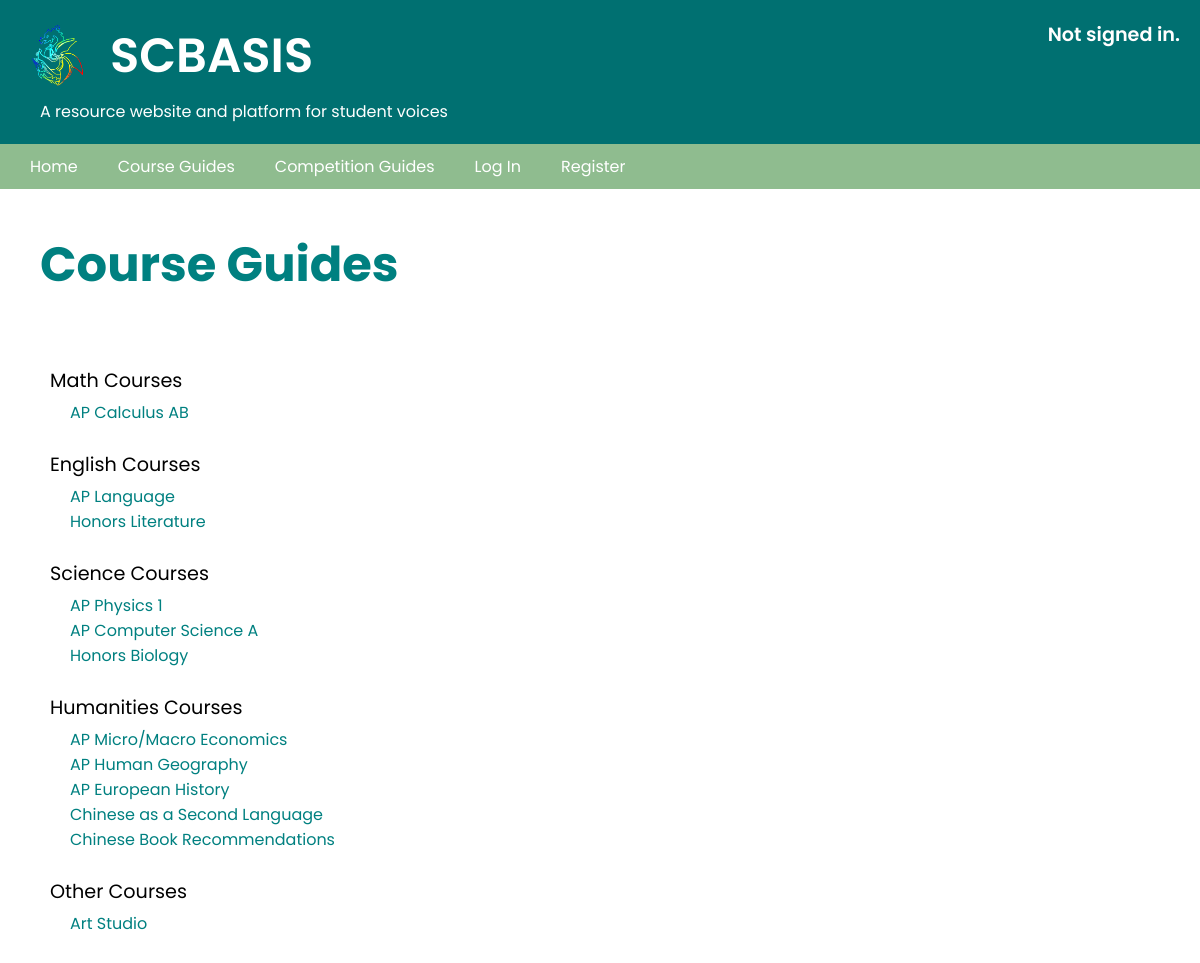
Screenshot of /course_guides with the database file from the repository.
### SCBASIS/models.py (models this page shows, shortened)
class Courses(models.Model):
    name_of_course = models.CharField(max_length=32)
    course_description = models.FileField(upload_to='course_guides')
    editor = models.ForeignKey(User, on_delete = models.CASCADE, related_name="courses", default = None)
    author = models.CharField(max_length=50, null=True, blank=True)
    date_created = models.DateTimeField(auto_now_add=True, auto_now = False, blank=True)
    course_category = models.CharField(max_length=50)
    url_of_image = models.CharField(max_length=800)
    viewable = models.BooleanField(default=True, blank=True, null=True)

### SCBASIS/views.py (the view)
# urls.py: path("course_guides", views.course_guides, name="course_guides"),
def course_guides(request):
    math_courses = Courses.objects.filter(course_category="Math").filter(viewable=True)
    english_courses = Courses.objects.filter(course_category="English").filter(
        viewable=True
    )
    science_courses = Courses.objects.filter(course_category="Science").filter(
        viewable=True
    )
    humanities_courses = Courses.objects.filter(course_category="Humanities").filter(
        viewable=True
    )
    other_courses = Courses.objects.filter(course_category="Others").filter(
        viewable=True
    )
    return render(
        request,
        "scbasis/course_guides.html",
        {
            "math_courses": math_courses,
            "english_courses": english_courses,
            "science_courses": science_courses,
            "humanities_courses": humanities_courses,
            "other_courses": other_courses,
        },
    )

### SCBASIS/templates/scbasis/course_guides.html
{% extends "scbasis/layout.html" %}
{% block body %}
{% load static %}
<link rel="stylesheet" type="text/css" href="{% static 'scbasis/course_and_competition_page/styles.css' %}">
        <h2 id='heading'>Course Guides</h2>
        <br>
        <div class = "container">
        <label>Math Courses</label>
            <ul class="course_list">
            {% for course in math_courses %}
                <a href="{% url 'display_courses' course.id %}">
                <li class="course_name">{{course.name_of_course}}</li>
                </a>
            {% endfor %}
            </ul>
        <br>
        <label>English Courses</label>
            <ul class="course_list">
            {% for course in english_courses %}
                <a href="{% url 'display_courses' course.id %}">
                <li class="course_name">{{course.name_of_course}}</li>
                </a>
            {% endfor %}
            </ul>
        <br>
        <label>Science Courses</label>
            <ul class="course_list">
        {% for course in science_courses %}
            <a href="{% url 'display_courses' course.id %}">
            <li class="course_name">{{course.name_of_course}}</li>
            </a>
        {% endfor %}
            </ul>
        <br>
        <label>Humanities Courses</label>
            <ul class="course_list">
        {% for course in humanities_courses %}
            <a href="{% url 'display_courses' course.id %}">
            <li class="course_name">{{course.name_of_course}}</li>
            </a>
        {% endfor %}
            </ul>
        <br>
        <label>Other Courses</label>
            <ul class="course_list">
        {% for course in other_courses %}
            <a href="{% url 'display_courses' course.id %}">
            <li class="course_name">{{course.name_of_course}}</li>
            </a>
        {% endfor %}
            </ul>
        <br>
    </div>
{% endblock %}

### SCBASIS/static/scbasis/layout_page/styles.css (style rules this page uses)
* { margin: 0; padding: 0; box-sizing: border-box; font-family: 'Poppins', sans-serif; }
#heading { margin-top: 40px; margin-left: 100px; margin-right: 10px; margin-bottom: 40px; color: teal; font-size: 3em; }
label { margin-bottom: 5px; font-weight: 400; font-size: 1.2em; display: block; }

### SCBASIS/static/scbasis/course_and_competition_page/styles.css (style rules this page uses)
#heading { margin-left: 40px ; }
.container { padding-left: 50px; padding-left: 50px; margin-bottom: 50px; }
.course_list { list-style-type: none; margin: 0; padding: 0; }
.course_name { display: block; color: teal; font-size: 1em; text-decoration: none; margin-left: 20px; }
a { text-decoration: none; }

### rows the page displays
Courses: name_of_course "AP Calculus AB"
Courses: name_of_course "AP Language"
Courses: name_of_course "Honors Literature"
Courses: name_of_course "AP Physics 1"
Courses: name_of_course "AP Computer Science A"
Courses: name_of_course "Honors Biology"
Courses: name_of_course "AP Micro/Macro Economics"
Courses: name_of_course "AP Human Geography"
Courses: name_of_course "AP European History"
Courses: name_of_course "Chinese as a Second Language"
Courses: name_of_course "Chinese Book Recommendations"
Courses: name_of_course "Art Studio"
